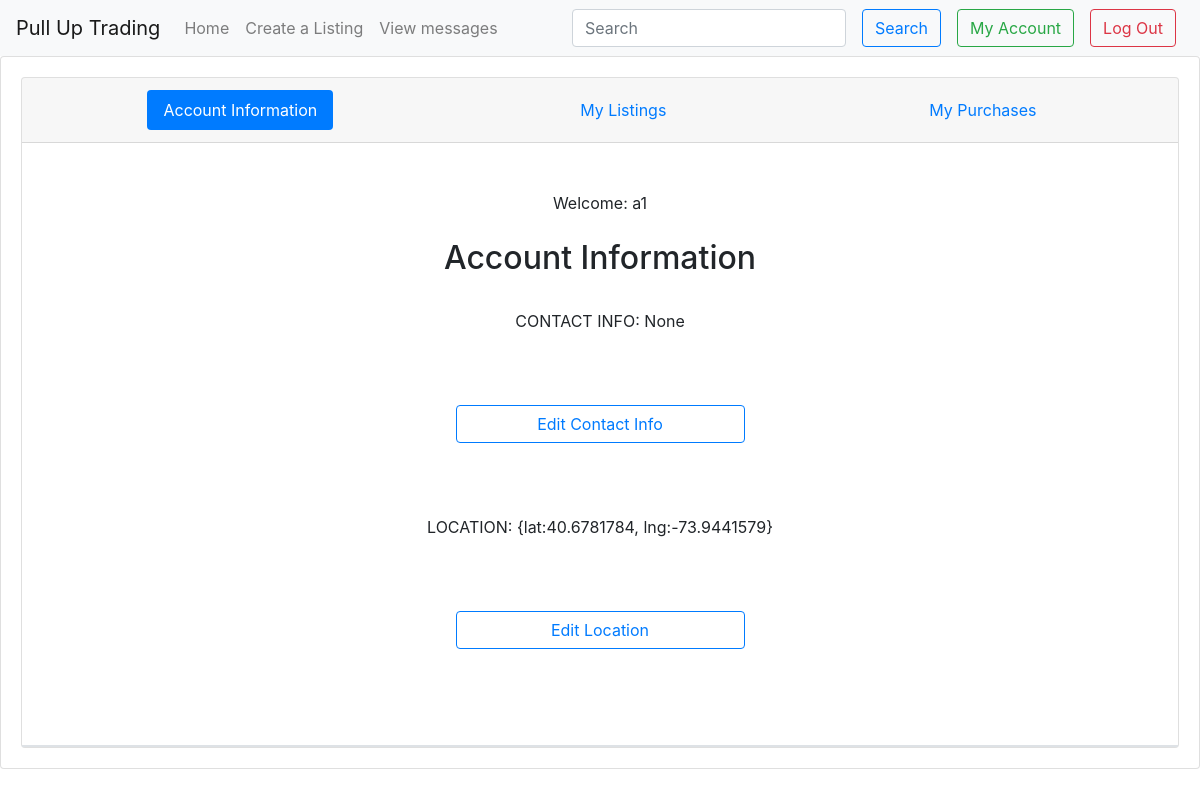
/profile (signed in), run on an earlier commit of the app's database.
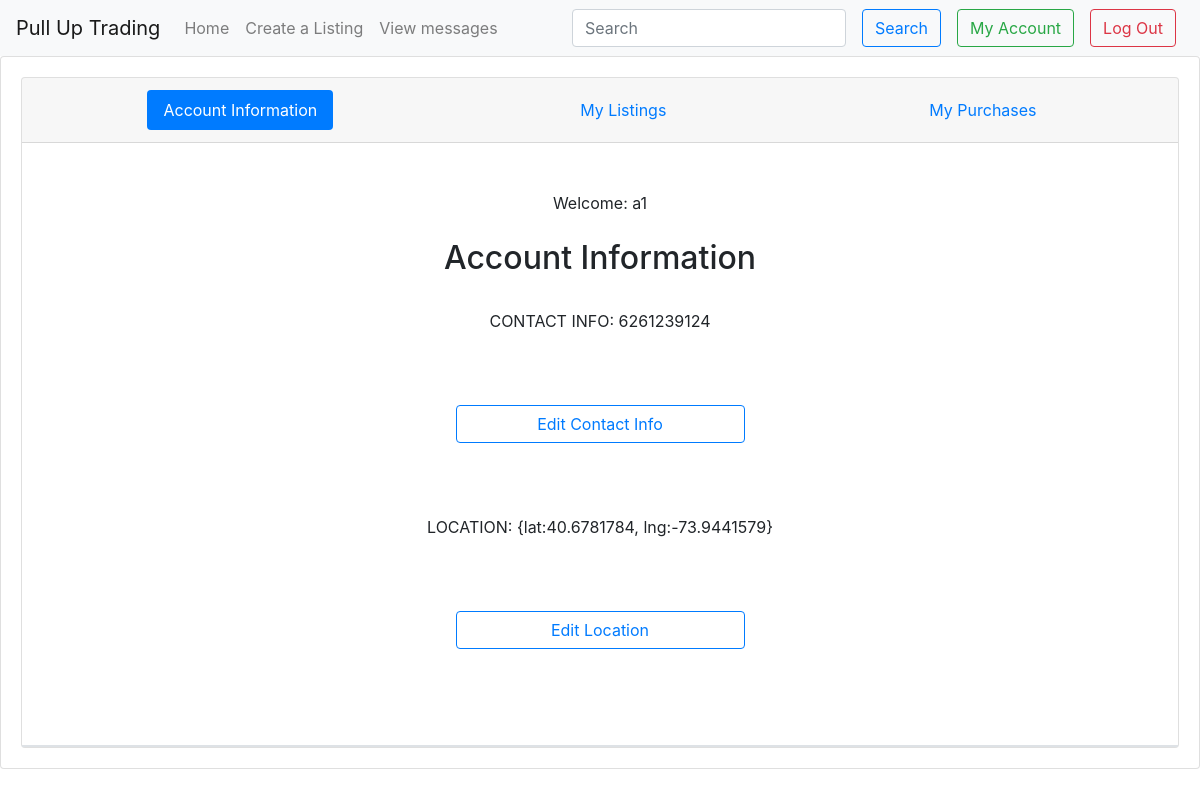
And on a later commit of the database.
### tables this page shows
CREATE TABLE users(id integer, username text, password text, location text, contactInfo text);

### __init__.py (the view, shortened to what this page needs)
@app.route('/profile', methods=['GET', 'POST'])
def profile():
    if request.method == 'GET':
        arr = getUserInfo(session['username'])
        print(arr)
        return render_template('profileInfo.html', userInfo=arr, key=key)

### data/dbfunc.py (called while the page is built)
def getUserInfo(user):
    db = sqlite3.connect(DB_FILE)
    c = db.cursor()
    if isinstance(user, str):
        arr = c.execute('SELECT * FROM users WHERE username=\"{}\";'.format(user)).fetchall()
    else:
        arr = c.execute('SELECT * FROM users WHERE id={};'.format(user)).fetchall()
    if len(arr)>0:
        return arr[0]
    return []

### templates/profileInfo.html (shortened to what this page needs)
{% extends "base.html" %}
{% block body %}
<div class="card-header">
  <ul class="nav nav-pills card-header-pills">
    <li class="mx-auto nav-item">
      <a class="nav-link active" href="/profile">Account Information</a>
    </li>
    <li class="mx-auto nav-item">
      <a class="nav-link" href="/profile/myListings/active">My Listings</a>
    </li>
    <li class="mx-auto nav-item">
      <a class="nav-link" href="/profile/myPurchases">My Purchases</a>
    </li>
  </ul>
</div>
<br>
<p class="mx-auto my-4"> Welcome: {{ session['username'] }}</p>
<h2>Account Information</h2>
<p class="mx-auto my-4"> CONTACT INFO: {{ userInfo[4] }}</p>
<button id="infoButton" class="btn btn-outline-primary w-25 mx-auto my-5 text-primary">Edit Contact Info</button>
<p class="mx-auto my-4"> LOCATION: {{ userInfo[3] }}</p>
<button id="locationButton" class="btn btn-outline-primary w-25 mx-auto my-5 text-primary">Edit Location</button>
<br>
<br>
<div class="border"></div>
{% endblock %}

### templates/base.html (shortened to what this page needs)
<!doctype html>
<html lang="en">
  <head>
    <link rel="stylesheet" href="https://stackpath.bootstrapcdn.com/bootstrap/4.1.3/css/bootstrap.min.css">
    <nav class="navbar navbar-expand-lg navbar-light bg-light">
      <div class="collapse navbar-collapse" id="navbarTogglerDemo01">
	<a class="navbar-brand" href="/">Pull Up Trading</a>
	<ul class="navbar-nav mr-auto mt-2 mt-lg-0">
          {% if 'username' in session %}
          <li class="nav-item">
            <a class="nav-link" href="/home">Home</a>
          </li>
          <li class="nav-item">
            <a class="nav-link" href="/createListing">Create a Listing</a>
          </li>
          <li class="nav-item">
            <a class="nav-link" href="/allmessages">View messages</a>
          </li>
          {% endif %}
	</ul>
	<form class="form-inline my-2 my-lg-0">
          {% if 'username' not in session %}
          <a class="btn btn-outline-success my-2 my-sm-0 text-success mx-2" href="/login">Login</a>
          <a class="btn btn-outline-danger my-2 my-sm-0 text-danger mx-2" href="/register">Sign Up</a>
          {% else %}
          <input class="form-control mr-sm-2" type="search" placeholder="Search" aria-label="Search">
          <button class="btn btn-outline-primary my-2 my-sm-0 mx-2" type="submit">Search</button>
          <a class="btn btn-outline-success my-2 my-sm-0 mx-2" href="/profile">My Account</a>
          <a class="btn btn-outline-danger my-2 my-sm-0 mx-2" href="/logOut">Log Out</a>
          {% endif %}
	</form>
      </div>
    </nav>
  </head>
  <body>
    <div class="card text-center h-100">
      <div class="card-body center-block h-100">
	<div class="card text-center w-100 h-100 mx-auto">
          {% block body %}
          {% endblock %}
	</div>
      </div>
    </div>
  </body>
</html>

What changed in the data, as far as the page shows it:
changed users "{lat:40.6781784, lng:-73.9441579}": contactInfo (not shown) → "6261239124"
Also different on the page:
{{ userInfo[4] }}: "None" → (not shown)
